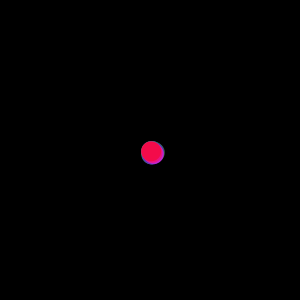
Frame 1 (no input)
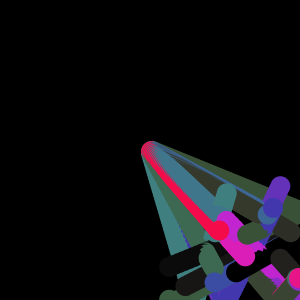
Frame 60 (the mouse pressed at the canvas centre just before this capture)
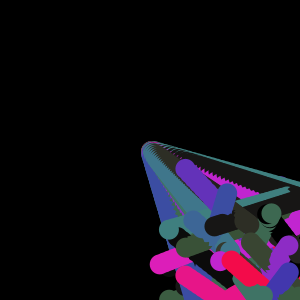
Frame 120 (the mouse held since frame 60 and released just before this capture)

The Processing sketch that drew these frames (run headless with seeded random() and noise(); from frame 60 on, the mouse is pressed at the canvas centre):

// Processing sketch: processing_170036
// ── processing_170036.pde

int numBalls = 22;
float [] posicionesX = new float[numBalls]; 
float [] posicionesY = new float[numBalls]; 
int tam = 20;
float [] velocityX = new float[numBalls];
float [] velocityY = new float[numBalls];

void setup() {
  
 size(300,300);
 noStroke();
 background(0);
 for (int i=0; i<numBalls;i++){
   posicionesX[i] = width/2;
   posicionesY[i] = height/2;
   velocityX[i] = random(1,5);
   velocityY[i] = random(1,5); 
 }
 
}

void draw() {
  
  
  
  for ( int i = 0; i<numBalls; i++) {
   posicionesX[i] += velocityX[i];
   posicionesY[i] += velocityY[i];
   
   if ( posicionesX[i]<0 || posicionesX[i] > width ){
     velocityX[i] = - velocityX[i];
   }
    if ( posicionesY[i]<0 || posicionesY[i] > width ){
     velocityY[i] = - velocityY[i];
   }
   
   
  }
  for ( int j = 0; j<numBalls; j++){
   colorMode(HSB, numBalls);
   fill(j,j,j);
   ellipse(posicionesX[j],posicionesY[j],tam,tam); 
  }
  
}


void mousePressed() {
  
   for( int k = 0; k<numBalls ; k++ ) {
   
      background(0);
      posicionesX[k] = mouseX;
      posicionesY[k] = mouseY;
      velocityX[k] = random(1,5);
      velocityY[k] = random(1,5); 
   }
 
 }
  
